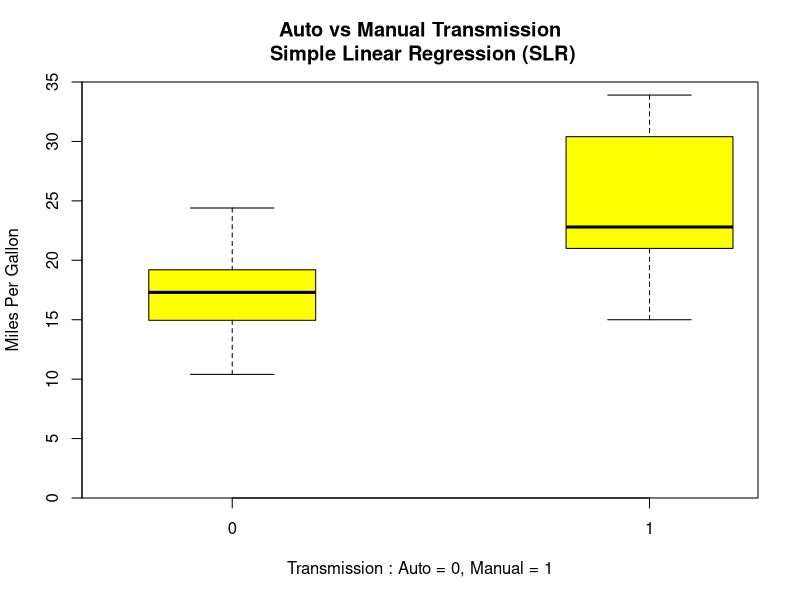
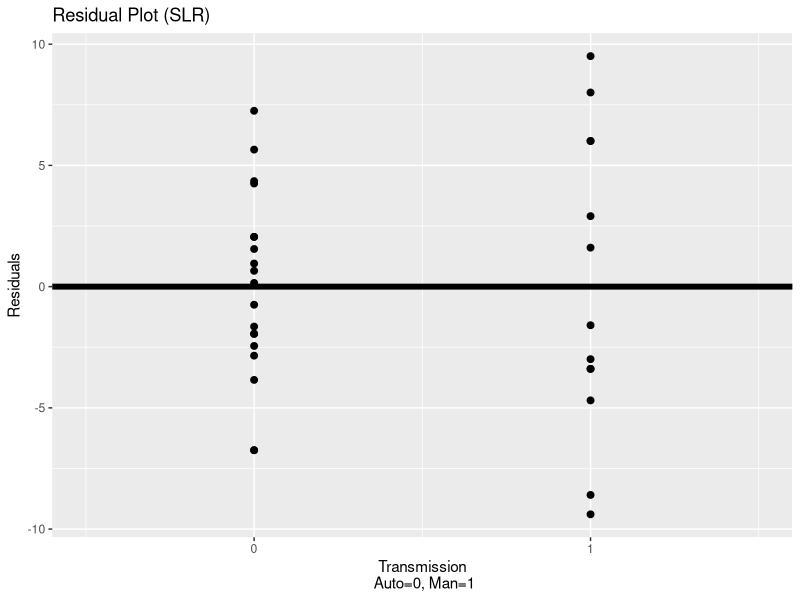

Write R code to recreate these figures, in order.
## ---- chunk 1
knitr::opts_chunk$set(echo = TRUE)

library(knitr)

# Examine the correlation between MPG and some of the
# regressors likely to impact it.
regressor <- c("cyl","disp","hp","wt","am", "gear","carb")
correlate <- c(round(cor(mtcars$mpg,mtcars$cyl),3),
               round(cor(mtcars$mpg,mtcars$disp),3),
               round(cor(mtcars$mpg,mtcars$hp),3),
               round(cor(mtcars$mpg,mtcars$wt),3),
               round(cor(mtcars$mpg,mtcars$am),3),
               round(cor(mtcars$mpg,mtcars$gear),3),
               round(cor(mtcars$mpg,mtcars$carb),3)
               )

# Create data frame
mtCor <- data.frame(regressor, correlate)

# Display table of correlations
regressorTable <- kable(t(mtCor[,2]),caption = "Potential Regressors", col.names = t(mtCor[,1]))

## ---- chunk 2

# Load data set
library(datasets)
data("mtcars")



## ---- chunk 3

# Examine columns and data types
str(mtcars)

# Range of MPG values
range(mtcars$mpg)

# Car transmissions: 
# -----------------
# 0 = automatic 
# 1 = manual 
table(mtcars$am)

## ---- chunk 4

# So, we estimate a 7.25 mpg increase
# in moving from a automatic to a manual
# transmission.  We expect to get 17 mpg 
# with an automatic transmission.
fit1 <- lm(mpg ~ factor(am) - 1, data = mtcars)
coef(fit1)

# This is consistent with the mean values:
# Automatic transmission:
mean(mtcars[mtcars[,9] == 0,1])

# Manual transmission:
mean(mtcars[mtcars[,9] == 1,1])

# Summarize SLR comparison of auto vs man 
# transmission
summary(fit1)$coef

# So we can reject the null hypothesis that the transmission has no impact on MPG.

boxplot(mpg ~ am, data = mtcars,
        boxwex = 0.4, at = 0:1 - 0.2,
        main = "Auto vs Manual Transmission\n Simple Linear Regression (SLR)",
        col = "yellow",
        xlab = "Transmission : Auto = 0, Manual = 1",
        ylab = "Miles Per Gallon",
        xlim = c(-0.5,1), ylim = c(0,35), yaxs = "i")

## ---- chunk 5

library(knitr)

# Examine the correlation between MPG and some of the
# regressors likely to impact it.  Code for creating 
# the Table 1, Potential Regessors.
regressor <- c("cyl","disp","hp","wt","am", "gear","carb")
correlate <- c(round(cor(mtcars$mpg,mtcars$cyl),3),
               round(cor(mtcars$mpg,mtcars$disp),3),
               round(cor(mtcars$mpg,mtcars$hp),3),
               round(cor(mtcars$mpg,mtcars$wt),3),
               round(cor(mtcars$mpg,mtcars$am),3),
               round(cor(mtcars$mpg,mtcars$gear),3),
               round(cor(mtcars$mpg,mtcars$carb),3)
               )

# Create data frame
mtCor <- data.frame(regressor, correlate)

# Table of correlations, Table 1, Potential Regressors
regressorTable <- kable(t(mtCor[,2]),caption = "Potential Regressors", col.names = t(mtCor[,1]))

# Examine correlation between displacement
# and weight.  
cor(mtcars$disp,mtcars$wt)

# Examine correlation between cylinders
# and horse power.  
cor(mtcars$cyl,mtcars$hp)

# Update our model to include weight, cylinders,
# and horse power.
fit2 <- update(fit1, mpg ~ factor(am) + wt - 1)
fit3 <- update(fit1, mpg ~ factor(am) + wt + cyl - 1)
fit4 <- update(fit1, mpg ~ factor(am) + wt + cyl + hp - 1)

# Examine differences between fit3 and fit4 to 
# assess value of including horsepower as a variable.
summary(fit3)$coef
summary(fit4)$coef

## ---- chunk 6

library(ggplot2)
library(car)

g <- ggplot(data.frame(x = mtcars$am, y = resid(fit1)), aes(x=x, y=y))
g <- g + ggtitle("Residual Plot (SLR)") 
g <- g + xlab("Transmission\n Auto=0, Man=1")
g <- g + ylab("Residuals")
g <- g + geom_point(size = 2, colour = "black")
g <- g + geom_hline(yintercept = 0, size = 2)
g <- g + scale_x_continuous(breaks = 0:1, limits = c(-0.5,1.5))
g

# Compute analysis of variance table  
anova(fit1,fit2,fit3,fit4)

# Examine variance inflation with 3 factors
vif(lm(mpg ~ factor(am) + wt + cyl, mtcars))
sqrt(vif(lm(mpg ~ factor(am) + wt + cyl, mtcars)))


